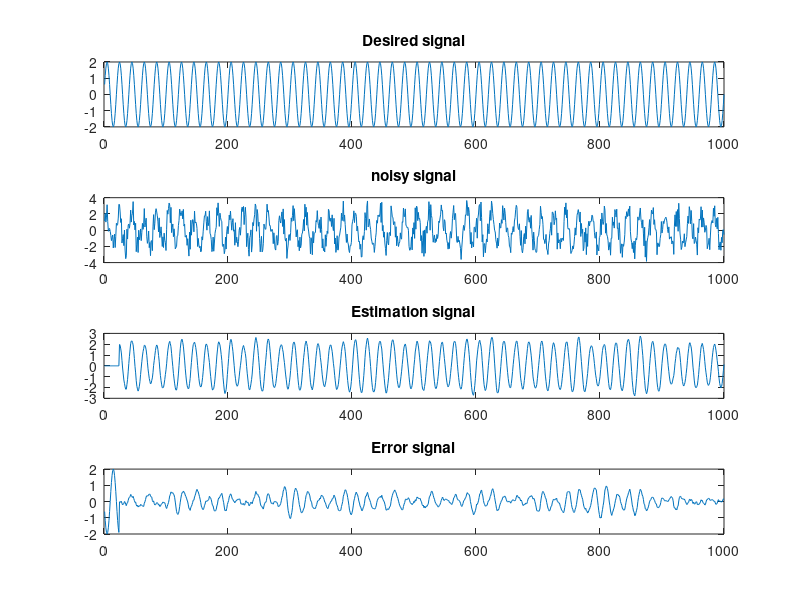

Write MATLAB code to recreate this figure.
%% simple LMS %%
%simple_lms.m%

close all;
clear all;
clc;

t = 0.001:0.001:1;
D = 2*sin(2*pi*50*t);

n = size(D,2);
A = D(1:n)+ 0.9*randn(1,n);

M = 25;

w = zeros(1,M);
wi = zeros(1,M);

E=[];
mu = 0.0005;

for i = M:n
    j =  A(i:-1:i-M+1);
    E(i)= D(i) - (wi)*(j)' ;
    wi = wi + 2*mu*E(i)*(j);
end

% estimation of the signal
Est = zeros(n,1);
for i = M:n
   j =  A(i:-1:i-M+1);
   Est(i) = ((wi)*(j)')
end

% computing error signal
Err = Est' - D ;

subplot(4,1,1);
plot(D);
title('Desired signal');

subplot(4,1,2);
plot(A);
title('noisy signal');

subplot(4,1,3);
plot(Est);
title('Estimation signal');

subplot(4,1,4);
plot(Err);
title('Error signal');
